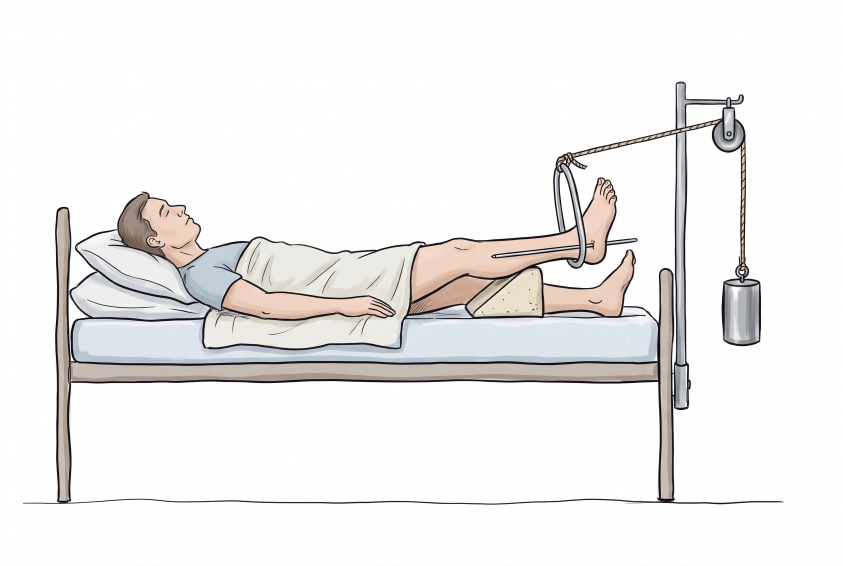
#> input picture obrazky/zdroje/004_pruznost_prodlouzeni_dratu_ilustrace.png, 2528 x 1696 px (shown at 1/3 size)
$ python 004_pruznost_prodlouzeni_dratu.py
#> lines starting #> are read from the running program, lines starting #| are printed output that depends on the picture
### obrazky/zdroje/styl.py
"""Jednotný kreslený styl obrázků sbírky. Použití:  from styl import *"""
import os
import matplotlib; matplotlib.use('Agg')
import matplotlib.pyplot as plt
from matplotlib import font_manager as fm
from matplotlib.patches import FancyArrowPatch, Arc

_FONT = os.path.join(os.path.dirname(os.path.abspath(__file__)), 'Caveat-Regular.ttf')
fm.fontManager.addfont(_FONT)

# --- barvy (význam je pevný, viz STYL.md) ---
INK    = '#222222'  # obrysy, osy, text
SILA   = '#d62828'  # síly
MOMENT = '#f77f00'  # momenty
POHYB  = '#7b2cbf'  # rychlost, zrychlení
ROZMER = '#1d6fd1'  # kóty, úhly, vzdálenosti
BOD    = '#2a9d4b'  # těžiště, body, osy otáčení
KOST, SVAL, KUZE, DREVO = '#f1e3c8', '#e07a7a', '#f6d5bf', '#8b5a2b'

W, H, DPI = 6.0, 4.0, 200   # 1200 x 800 px

def start(w=W, h=H, osy=False):
    plt.xkcd(scale=0.8, length=120, randomness=2)
    plt.rcParams.update({
        'font.family': ['Caveat', 'DejaVu Sans'], 'font.size': 20,
        'mathtext.fontset': 'custom', 'mathtext.rm': 'Caveat',
        'mathtext.it': 'Caveat', 'mathtext.bf': 'Caveat',
        'axes.linewidth': 1.8, 'lines.linewidth': 2.4, 'path.effects': [],
        'axes.edgecolor': INK, 'text.color': INK, 'axes.labelcolor': INK,
        'xtick.color': INK, 'ytick.color': INK})
    fig, ax = plt.subplots(figsize=(w, h), dpi=DPI)
    if not osy:
        ax.set_aspect('equal'); ax.axis('off')
    return fig, ax

# [4 lines left out: function graf, not called in this run]

def sila(ax, x0, y0, x1, y1, text=None, barva=SILA, dx=.05, dy=.05):
    ax.add_patch(FancyArrowPatch((x0, y0), (x1, y1), arrowstyle='-|>',
                 mutation_scale=18, lw=2.2, color=barva))
    if text: ax.text(x1 + dx, y1 + dy, text, color=barva, fontsize=20)

# [5 lines left out: function kota, not called in this run]

def bod(ax, x, y, text=None, dx=.06, dy=.06):
    ax.plot(x, y, 'o', color=BOD, ms=9)
    if text: ax.text(x + dx, y + dy, text, color=BOD, fontsize=20)

# [6 lines left out: function uhel, not called in this run]

def uloz(fig, jmeno):
    fig.tight_layout()
    fig.savefig(jmeno, facecolor='white', dpi=DPI)
    plt.close(fig)

### obrazky/zdroje/004_pruznost_prodlouzeni_dratu.py
"""004 – Prodloužení lanka trakce: ilustrace z Gemini (004_pruznost_prodlouzeni_dratu_ilustrace.png) + popisky."""
from styl import *
from PIL import Image
import numpy as np

ILU = '004_pruznost_prodlouzeni_dratu_ilustrace.png'
ilu = np.asarray(Image.open(ILU).convert('RGB')).copy(); ilu[ilu.min(2) > 235] = 255
#> further down, ilu is the input picture: shape (1696, 2528, 3); mean R, G, B 239.4, 238.1, 237.4
H, W, _ = ilu.shape
#> H = 1696; W = 2528
fig, ax = start(6, 4)
ax.imshow(ilu, extent=(0, W, H, 0)); ax.set_xlim(150, W + 520); ax.set_ylim(H - 150, 250)
# síla od závaží
sila(ax, 2228, 1000, 2228, 1280, '$F$ = 115 N', dx=50, dy=-10)
# lanko trakce: popisek s údaji
ax.plot([2240, 2400], [560, 470], color=INK, lw=1)
for i, (t, c, fs) in enumerate([('ocelové lanko trakce', INK, 17), ('$L$ = 1,12 m', ROZMER, 16),
                                ('$S$ = 6,0·10$^{-3}$ cm²', INK, 15), ('$E$ = 20·10$^{10}$ N/m²', INK, 15),
                                (r'$\Delta l$ = ?', ROZMER, 18)]):
    ax.text(2410, 470 + i * 110, t, fontsize=fs, va='center', color=c)
# Kirschnerův drát
ax.plot([1640, 1330], [745, 560], color=INK, lw=1)
ax.text(1330, 545, 'Kirschnerův drát', fontsize=15, ha='center', va='bottom')
uloz(fig, '004_pruznost_prodlouzeni_dratu.png')
#> in uloz, `fig.savefig(jmeno, facecolor='white', dpi=DPI)`:
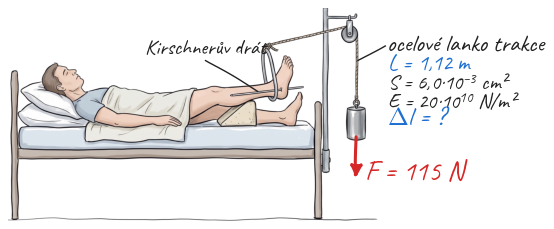
#> figure drawn by matplotlib, 1 panel

$ run again, with obrazky/zdroje/006_pruznost_biceps_kone_ilustrace.png copied over obrazky/zdroje/004_pruznost_prodlouzeni_dratu_ilustrace.png
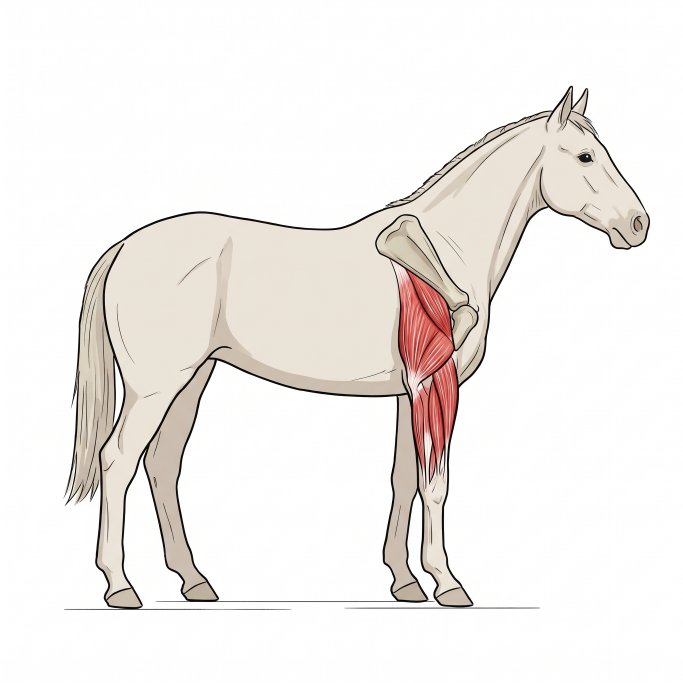
#> input picture obrazky/zdroje/006_pruznost_biceps_kone_ilustrace.png, 2048 x 2048 px (shown at 1/3 size)
#> ilu is the input picture: shape (2048, 2048, 3); mean R, G, B 242, 238.4, 235.5
#> in uloz, `fig.savefig(jmeno, facecolor='white', dpi=DPI)`:
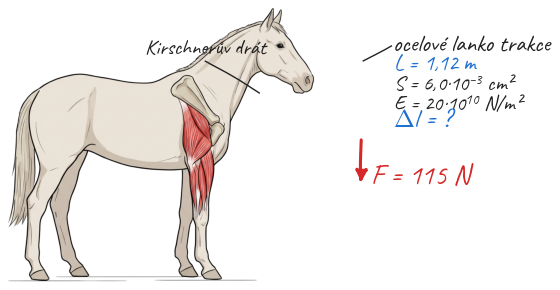
#> figure drawn by matplotlib, 1 panel

$ run again, with obrazky/zdroje/008_pruznost_max_sila_svalu_ilustrace.png copied over obrazky/zdroje/004_pruznost_prodlouzeni_dratu_ilustrace.png
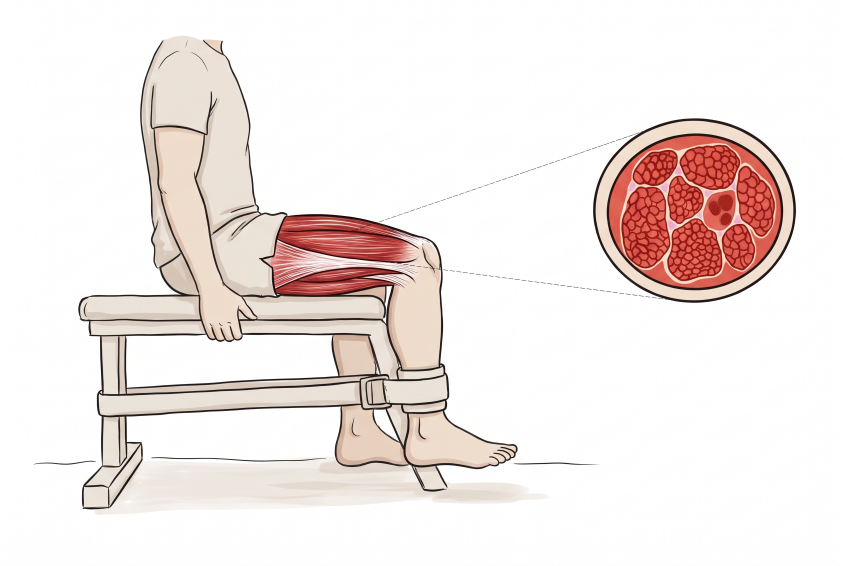
#> input picture obrazky/zdroje/008_pruznost_max_sila_svalu_ilustrace.png, 2528 x 1696 px (shown at 1/3 size)
#> ilu is the input picture: shape (1696, 2528, 3); mean R, G, B 241.4, 232.3, 229.6
#> in uloz, `fig.savefig(jmeno, facecolor='white', dpi=DPI)`:
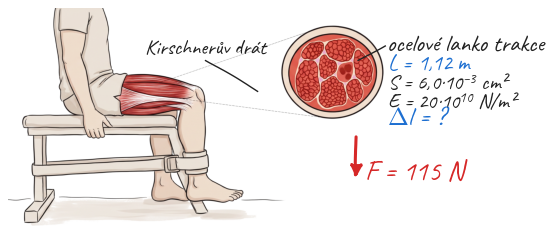
#> figure drawn by matplotlib, 1 panel

$ run again, with obrazky/zdroje/009_kinematika_max_rychlost_bezce.png copied over obrazky/zdroje/004_pruznost_prodlouzeni_dratu_ilustrace.png
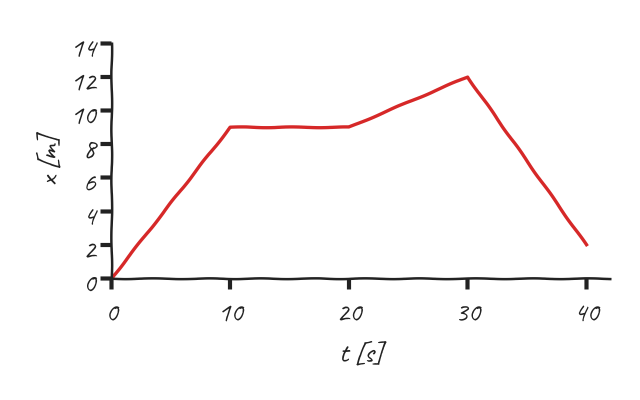
#> input picture obrazky/zdroje/009_kinematika_max_rychlost_bezce.png, 1280 x 800 px (shown at 1/2 size)
#> ilu: shape (800, 1280, 3); mean R, G, B 251.5, 250, 250
#> in uloz, `fig.savefig(jmeno, facecolor='white', dpi=DPI)`:
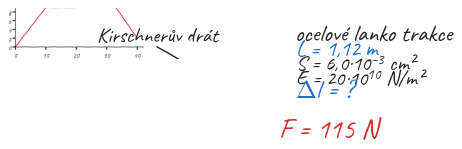
#> figure drawn by matplotlib, 1 panel
